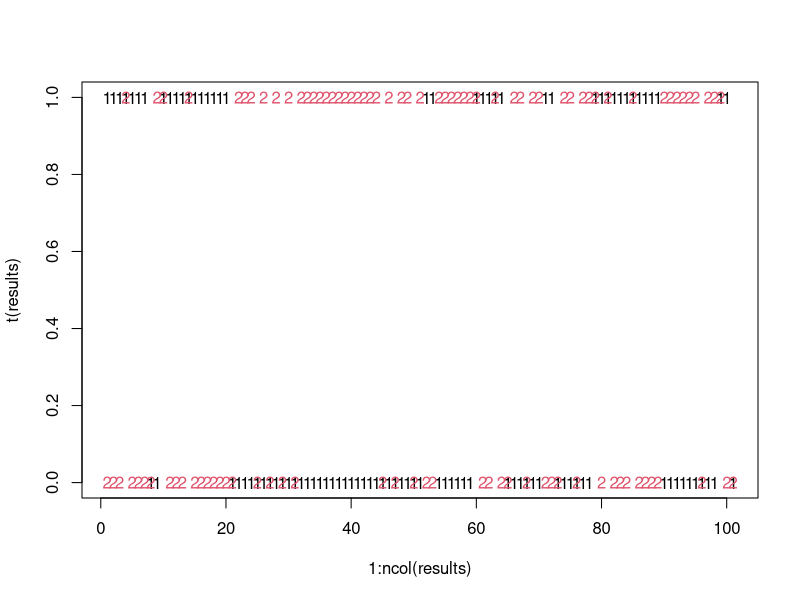
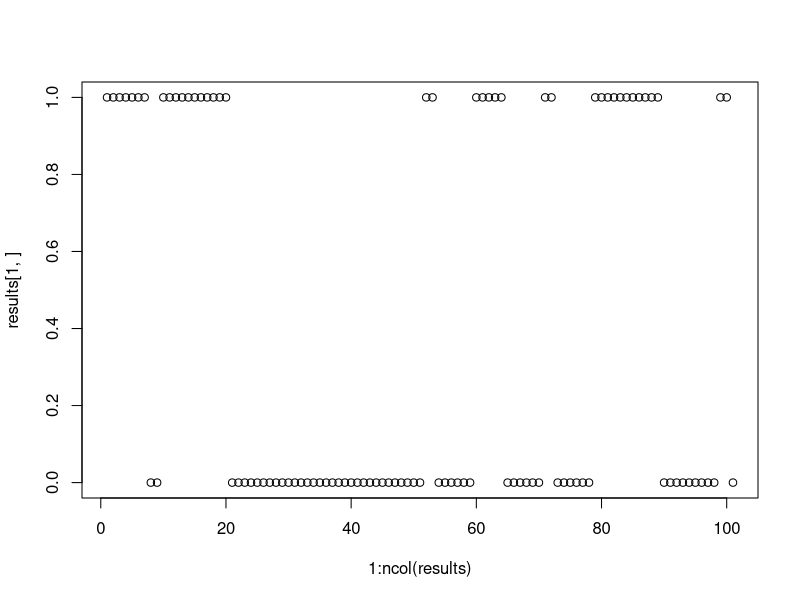

R code for these plots, in order:
a <- 0.2
time <- 100

pos.auto.matrix <- matrix(c(1-a, a, a, 1-a), 2, 2, byrow = TRUE)

results <- matrix(c(1,0))
for (i in 1:time) {
  pnext <- pos.auto.matrix %*% results[, i]
  results <- cbind(results, c(rbinom(1, 1, pnext), 1-rbinom(1, 1, pnext)))
}

rbinom(1, 1, 0.5)
results
ncol(results)

matplot(1:ncol(results), t(results))
line(results[2,])
plot(1:ncol(results), results[1,])

